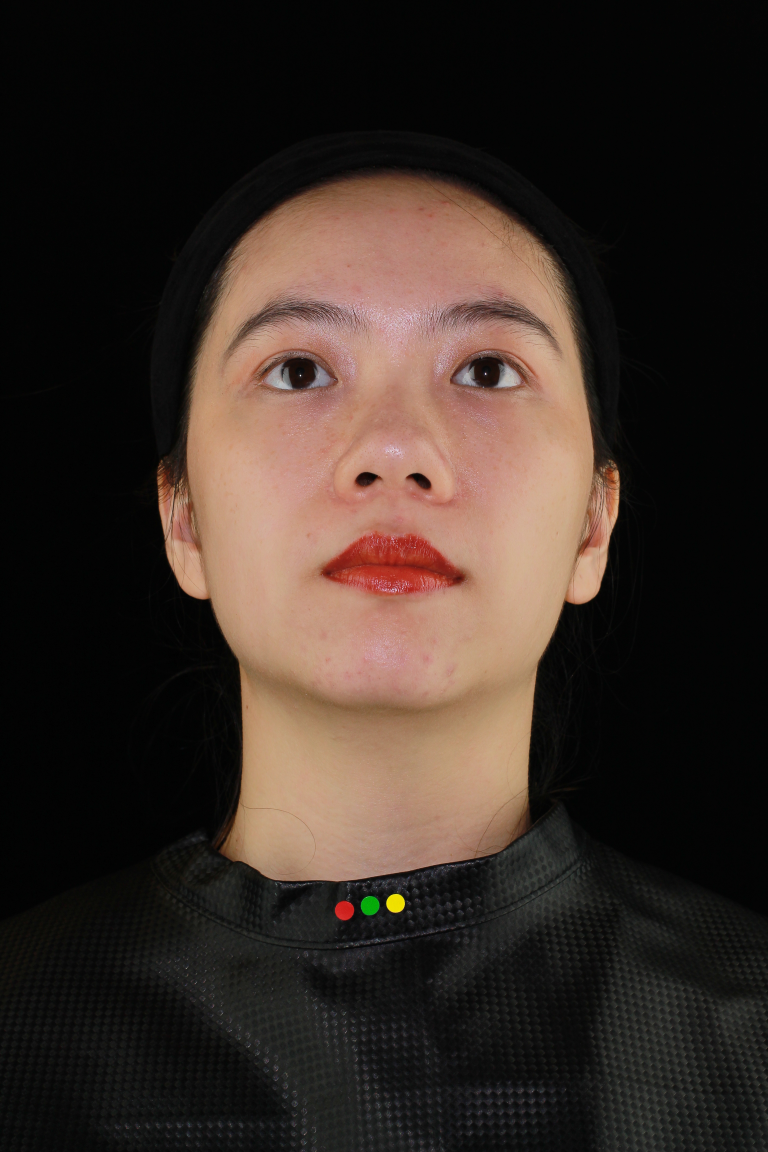
//> input picture UnitTest/FNew.jpg, 2304 x 3456 px (shown at 1/3 size)
$ ./UnitTest   (built with g++ and OpenCV 4, older OpenCV classes emulated)
//> lines starting //> are read from the running program, lines starting //| are printed output that depends on the picture; after the words box and inside, x2 and y2 are one past the last pixel; in counts of white or black regions, pixels touching at a corner belong together
### UnitTest/stdafx.h
// stdafx.h : 标准系统包含文件的包含文件，
// 或是经常使用但不常更改的
// 特定于项目的包含文件
//

#pragma once

#include "targetver.h"

#include <stdio.h>
#include <tchar.h>


// TODO: 在此处引用程序需要的其他头文件

### UnitTest/skin_analysis.cpp
#include "StdAfx.h"
#include "skin_analysis.h"
#include "image_process.h"
#include <iostream>
#include <string>
#include <sstream>

//default constructor
SkinAnalysis::SkinAnalysis() {
	m_src = cv::Mat();
	m_sigma_spot = 0;
	m_spot_binary_thresh = 0;
	m_spot_avg_thresh = 0;
	m_sigma_pore = 0;
	m_pore_thresh = 0;
	m_spot_binary_thresh = 0;
	m_spot_avg_thresh = 0;
	m_oill_thresh = 0;
	m_wrinkle_thresh = 0;
	m_acne_color_l = cv::Vec3b(0, 0, 0);
	m_acne_color_h = cv::Vec3b(0, 0, 0);
	m_blackhead_color_diff = 0.0;
	m_spot_area_l = 0;
	m_spot_area_h = 0;
	m_acne_area_l = 0;
	m_acne_area_h = 0;
	m_blackhead_area_l = 0;
	m_blackhead_area_h = 0;
	m_pts.clear();
	m_wrinkle_contours.clear();

	//init output value
	m_spot_num = 0;
	m_acne_num = 0;
	m_blackhead_num = 0;
	m_pore_num = 0;
	m_oill_percent = 0.0;
	m_oill_center_percent = 0.0;
	m_oill_face_percent = 0.0;
	m_wrinkle_len = 0;
	m_marionette_len = 0;
	m_nasolabial_len = 0;
	m_frown_len = 0;
	m_forehead_len = 0;
	m_eye_wrinkle_len = 0;
	m_complexion_number = 0;
	m_blackeye_level = 0;
}

//constructor list
// [24 lines left out: function SkinAnalysis, not called in this run]

//destructor
SkinAnalysis::~SkinAnalysis()
{

}

// [748 lines left out: functions setInputFacePoints, createGrayImg, createCGrayImg, splitImg, createHSVImg, createSpotMask and 15 more, not called in this run]


/*unify light*/
// [41 lines left out: functions reduceHighLight, increaseDark, not called in this run]


/*acne and spot detection*/
// [89 lines left out: function acneAndSpotDetect, not called in this run]

/*blackhead detection*/
// [201 lines left out: functions blackheadAndPoreDetect, oillDetect, not called in this run]


/*Retinal vessel extraction by matched filter with first-order derivative of Gaussian(MF-FDOG)*/

/* hessian2D
* Dxx、Dxy、Dyy is double type
*/
// [68 lines left out: functions hessian2D, logical, not called in this run]

/* eig2image
* input: Dxx、Dxy、Dyy
* output:Lambda1、Lambda2、Ix、Iy
*
*/
// [214 lines left out: functions eig2image, createSigma, maxAmplitude, frangiFilter2D, frangiFilter2D, not called in this run]


/**
* @brief 对输入图像进行细化,骨骼化
* @param src为输入图像,用cvThreshold函数处理过的8位灰度图像格式，元素中只有0与1,1代表有元素，0代表为空白
* @param maxIterations限制迭代次数，如果不进行限制，默认为-1，代表不限制迭代次数，直到获得最终结果
* @return 为对src细化后的输出图像,格式与src格式相同，元素中只有0与1,1代表有元素，0代表为空白
*/
// [116 lines left out: function thinImage, not called in this run]


#if 0//用一个mask进行皱纹检测
void SkinAnalysis::wrinkleDetect(cv::Mat &gray_img)
{
	//three court five eyes
	int h = ((m_pts[7].y - m_pts[21].y) + (m_pts[9].y - m_pts[22].y)) / 4;
	int w = (m_pts[16].x - m_pts[0].x) / 5;
	int roi_x = m_pts[0].x;
	int roi_y = (m_pts[21].y - h > 0) ? m_pts[21].y - h : 0;
	cv::Mat gray_roi = gray_img(cv::Rect(roi_x, roi_y, 5 * w, 3 * h));
#ifdef SKIN_ANALYSIS_DEBUG
	cv::imwrite(file_path + "wrinkle_0_roi.jpg", gray_roi);
#endif

	//filter
	cv::Mat filter;
	cv::medianBlur(gray_roi, filter, 5);
	cv::GaussianBlur(filter, filter, cv::Size(3, 3), 0);
#ifdef SKIN_ANALYSIS_DEBUG
	cv::imwrite(file_path + "wrinkle_1_filter.jpg", filter);
#endif

	//sharp image
	cv::Mat sharp_img;
	cv::Mat tophat;
	cv::Mat blackhat;
	cv::Mat element = getStructuringElement(cv::MORPH_CROSS, cv::Size(7, 7));
	cv::morphologyEx(filter, tophat, cv::MORPH_TOPHAT, element);
	cv::morphologyEx(filter, blackhat, cv::MORPH_BLACKHAT, element);
	sharp_img = filter + tophat - blackhat;
#ifdef SKIN_ANALYSIS_DEBUG
	cv::imwrite(file_path + "wrinkle_2_sharp.jpg", sharp_img);
#endif

	//frangi filter
	cv::Mat f_gray;
	sharp_img.convertTo(f_gray, CV_32FC1);
	cv::Mat f_frangi;
	//std::vector<double> sigmas = createSigma(1, 0.5, 2);
	//frangiFilter2D(f_gray, f_frangi, sigmas, 0.5, 15);
	std::vector<float> sigmas = createSigma(1, 1, 3);
	frangiFilter2D(f_gray, f_frangi, sigmas, 1, 15);
	cv::Mat frangi;
	f_frangi.convertTo(frangi, CV_8UC1, 255);
#ifdef SKIN_ANALYSIS_DEBUG
	cv::imwrite(file_path + "wrinkle_3_frangi.jpg", frangi);
#endif

	//restore image
	cv::Mat frangi_full = cv::Mat(gray_img.size(), CV_8UC1);
	cv::Mat frangi_full_roi = frangi_full(cv::Rect(roi_x, roi_y, 5 * w, 3 * h));
	frangi.copyTo(frangi_full_roi);
#ifdef SKIN_ANALYSIS_DEBUG
	cv::imwrite(file_path + "wrinkle_4_frangi_full.jpg", frangi_full);
#endif

	//binary
	cv::Mat binary;
	cv::threshold(frangi_full, binary, m_wrinkle_thresh, 255, CV_8UC1);
#ifdef SKIN_ANALYSIS_DEBUG
	cv::imwrite(file_path + "wrinkle_5_binary.jpg", binary);
#endif

	//crop
	cv::Mat crop;
	binary.copyTo(crop, m_mask_wrinkle);
#ifdef SKIN_ANALYSIS_DEBUG
	cv::imwrite(file_path + "wrinkle_6_crop.jpg", crop);
#endif

	//morphology
	element = cv::getStructuringElement(cv::MORPH_CROSS, cv::Size(3, 3));
	//cv::morphologyEx(crop, crop, cv::MORPH_OPEN, element, cv::Point(-1, -1), 1);
	cv::morphologyEx(crop, crop, cv::MORPH_CLOSE, element, cv::Point(-1, -1), 1);
#ifdef SKIN_ANALYSIS_DEBUG
	cv::imwrite(file_path + "wrinkle_7_crop_morp.jpg", crop);
#endif

	//filtration
	std::vector<std::vector<cv::Point>> contours;
	cv::findContours(crop, contours, CV_RETR_LIST, CV_CHAIN_APPROX_NONE);
	cv::Mat filt = cv::Mat::zeros(m_src.size(), CV_8UC1);
	for (int j = 0; j < contours.size(); ++j) {
		double len = cv::arcLength(contours[j], true);
		double area = cv::contourArea(contours[j], false);
		cv::Point2f center;
		float radius = 0;
		cv::minEnclosingCircle(cv::Mat(contours[j]), center, radius);
		float percentage = area / (CV_PI*radius*radius);
		if (len > 30 && area <= 15 || percentage < 0.3 && area > 15) {
			cv::drawContours(filt, contours, j, cv::Scalar(255), -1);
		}
	}
#ifdef SKIN_ANALYSIS_DEBUG
	cv::imwrite(file_path + "wrinkle_8_filt.jpg", filt);
#endif

	//thin image
	cv::threshold(filt, filt, 10, 1, cv::THRESH_BINARY);
	cv::Mat thin = thinImage(filt);
	thin = thin * 255;
#ifdef SKIN_ANALYSIS_DEBUG
	cv::imwrite(file_path + "wrinkle_9_thin.jpg", thin);
#endif

	//draw image
	m_wrinkle_len = cv::countNonZero(thin);
	m_src.copyTo(m_wrinkle_img);
	cv::Mat color = cv::Mat(m_src.size(), CV_8UC3, cv::Scalar(0, 255, 0));
	cv::Mat w_mask;
	thin.copyTo(w_mask);
	//element = cv::getStructuringElement(cv::MORPH_CROSS, cv::Size(3, 3));
	//cv::morphologyEx(w_mask, w_mask, cv::MORPH_DILATE, element, cv::Point(-1, -1), 1);
	color.copyTo(m_wrinkle_img, w_mask);
//#ifdef SKIN_ANALYSIS_DEBUG
//	cv::imwrite(file_path + "m_wrinkle_img.bmp", m_wrinkle_img);
//#endif

}
#endif

//分区域皱纹检测
// [457 lines left out: functions wrinkleDetect, complexionClassify, blackEyeRecognize, emboss, textureDetect, analysis, not called in this run]

### UnitTest/UnitTest.cpp
// UnitTest.cpp : 定义控制台应用程序的入口点。
//

#include "stdafx.h"
#include "cv.h"
#include "highgui.h"
#include "skin_analysis.h"
using namespace cv;
int _tmain(int argc, _TCHAR* argv[])
{
	Mat pic;
	cvNamedWindow("原图",0);
//	pic = imread("RNew.jpg");
	pic = imread("FNew.jpg");
//> pic is the input picture: 3456 rows x 2304 cols, CV_8UC3; mean B, G, R 38.2, 45, 57.1

	if (!pic.empty())
	{
		imshow("原图", pic);
	}


	//斑点检测
	SkinAnalysis spot;
	Mat hsvImg;
	vector<Mat> mChannels;
	vector<Mat> mHSVChannels;
	split(pic, mChannels);
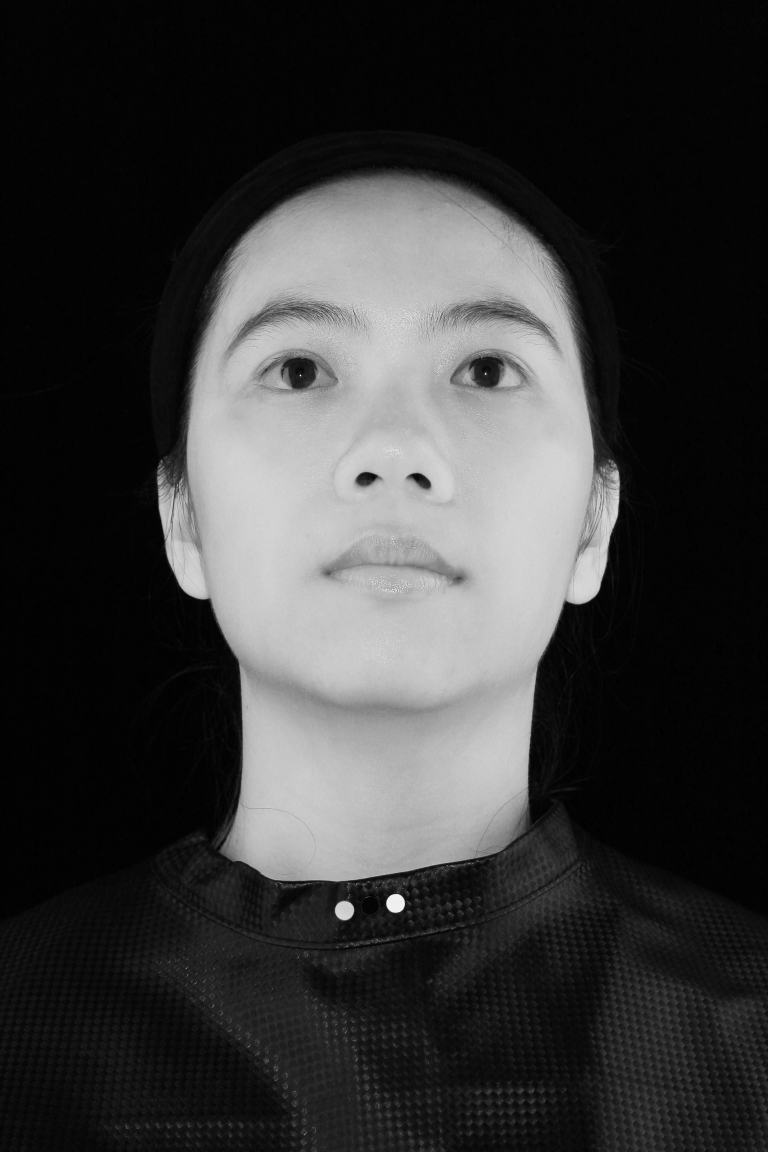
//> mChannels[2]: 3456 rows x 2304 cols, CV_8UC1 (shown at 1/3 size); min 0, max 255, mean 57.1
	Mat mat_blue;
	Mat mat_green;
	Mat mat_red;
	mat_green = mChannels[1];
	mat_red = mChannels[2];
	mat_blue = mChannels[0];
	//spot.acneAndSpotDetect(mat_blue);
	Mat greenPoint =Mat::zeros( mat_blue.rows, mat_blue.cols, CV_8UC1);
	Mat yellowPoint = Mat::zeros( mat_blue.rows, mat_blue.cols, CV_8UC1);
	Mat redPoint = Mat::zeros(mat_blue.rows, mat_blue.cols, CV_8UC1);
	for (int i=0; i<mat_blue.rows; i++)
	{
		for(int j=0 ; j<mat_blue.cols; j++)
		{
			if (mat_green.at<uchar>(i ,j)>130 && mat_red.at<uchar>(i, j)<50&&mat_blue.at<uchar>(i, j)<50)
			{
				greenPoint.at<uchar>(i, j) = 255;
			}
			if (mat_red.at<uchar>(i, j)>200 && mat_green.at<uchar>(i,j)>200&&mat_blue.at<uchar>(i,j)<50)
			{
				yellowPoint.at<uchar>(i, j) = 255;
			}
			if (mat_red.at<uchar>(i,j)>150 && mat_green.at<uchar>(i,j)<80 && mat_blue.at<uchar>(i,j)<80 && j<mat_blue.cols/3)
			{
				redPoint.at<uchar>(i,j) = 255;
			}
		}
	}
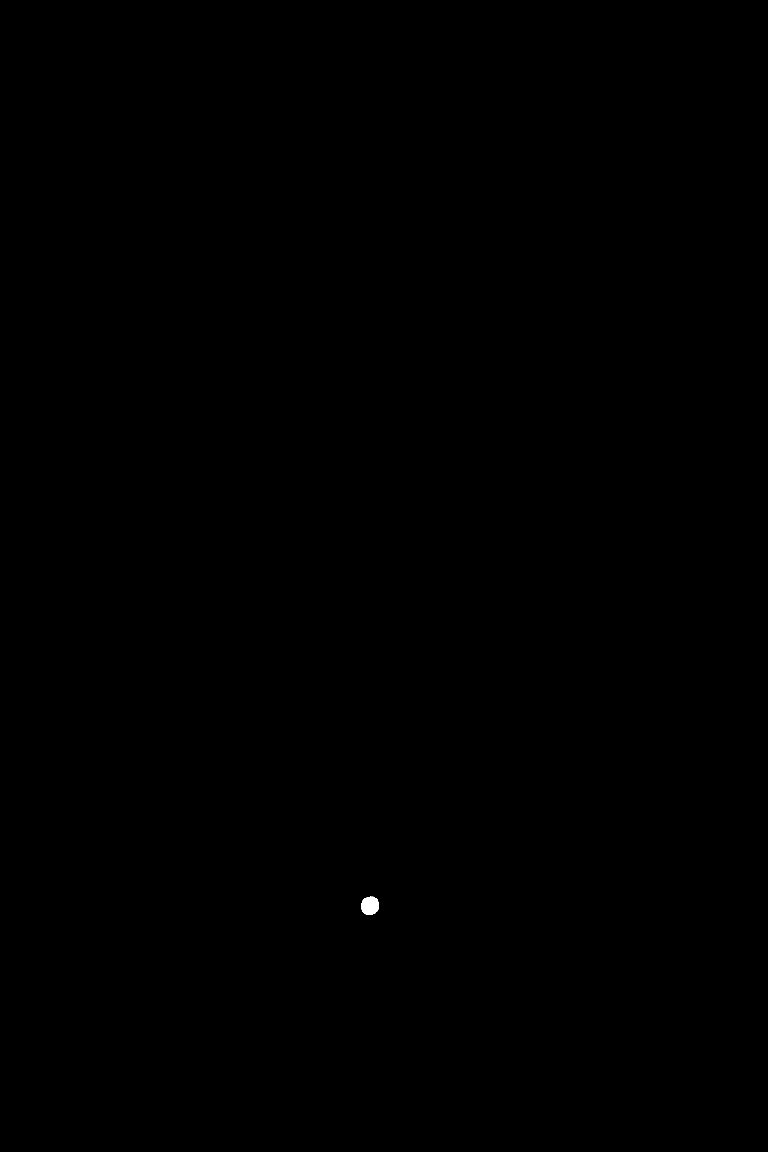
//> greenPoint: 3456 rows x 2304 cols, CV_8UC1 (shown at 1/3 size); 0.03% white; 1 white region, box (x1, y1, x2, y2) and area: (1083, 2690, 1137, 2745) 2336
//> yellowPoint: 3456 rows x 2304 cols, CV_8UC1; 0.03% white; 1 white region, box (x1, y1, x2, y2) and area: (1159, 2683, 1213, 2736) 2255
//> redPoint: 3456 rows x 2304 cols, CV_8UC1; 0% white in thin lines or dots, all inside (x1, y1, x2, y2) = (488, 1109, 768, 1575)
	cvNamedWindow("绿点", 0);
	imshow("绿点", greenPoint);
	imwrite("黄点检测.jpg", yellowPoint);
	imwrite("绿点检测.jpg", greenPoint);
	Mat output = yellowPoint+greenPoint+redPoint;
//> output: 3456 rows x 2304 cols, CV_8UC1; 0.06% white; 18 white regions (16 under 20 px), largest, box (x1, y1, x2, y2) and area: (1083, 2690, 1137, 2745) 2336, (1159, 2683, 1213, 2736) 2255
	imwrite("out.jpg", output);
	vector<Vec3f> cir;
	vector<int> dist;
	HoughCircles(output, cir, CV_HOUGH_GRADIENT, 1, 50, 100, 15, 20, 100 );
//> cir = 2 circles (x, y, radius): [1107.5, 2715.5, 28.5], [1186.5, 2710.5, 27.5]
	std::cout<<"circle size"<<cir.size()<<std::endl;
//| circle size2
	for (int i=0; i<cir.size(); i++)
	{
		circle(pic, Point(cir[i][0], cir[i][1]), cir[i][2], Scalar(255,0,0), 1, 8);

	}
//> this loop made 2 passes

	if (cir.size()==3)
	{
	}
	imwrite("hough.jpg", pic);
	cv::Mat logh_binary;
	cv::threshold(mat_red, logh_binary, 120,255, CV_8UC1);
//> logh_binary: 3456 rows x 2304 cols, CV_8UC1; 25.8% white; 887 white regions (833 under 20 px), largest, box (x1, y1, x2, y2) and area: (475, 552, 1859, 2644) 2039971, (1005, 2703, 1062, 2761) 2600, (1159, 2682, 1215, 2738) 2520
	cvtColor(pic, hsvImg, CV_BGR2HSV);
//> hsvImg: 3456 rows x 2304 cols, CV_8UC3; mean H, S, V 25, 49, 57.6
	split(hsvImg, mHSVChannels);
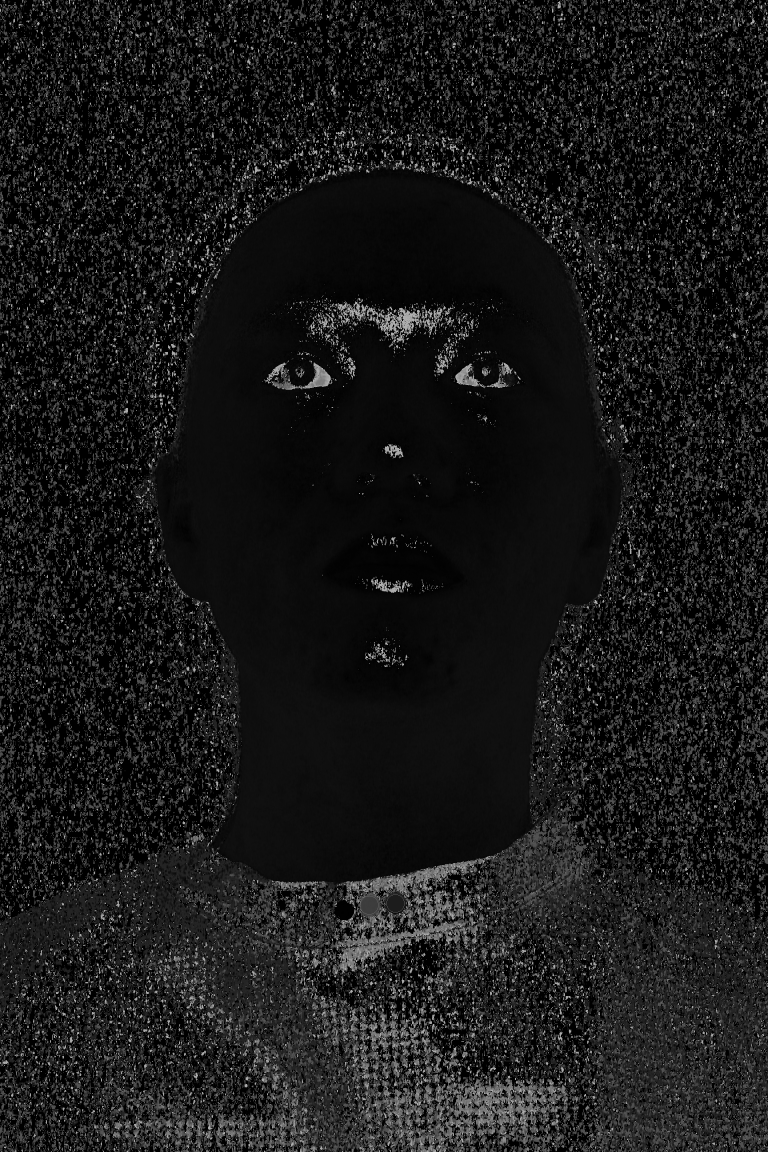
//> mHSVChannels[0]: 3456 rows x 2304 cols, CV_8UC1 (shown at 1/3 size); min 0, max 179, mean 25
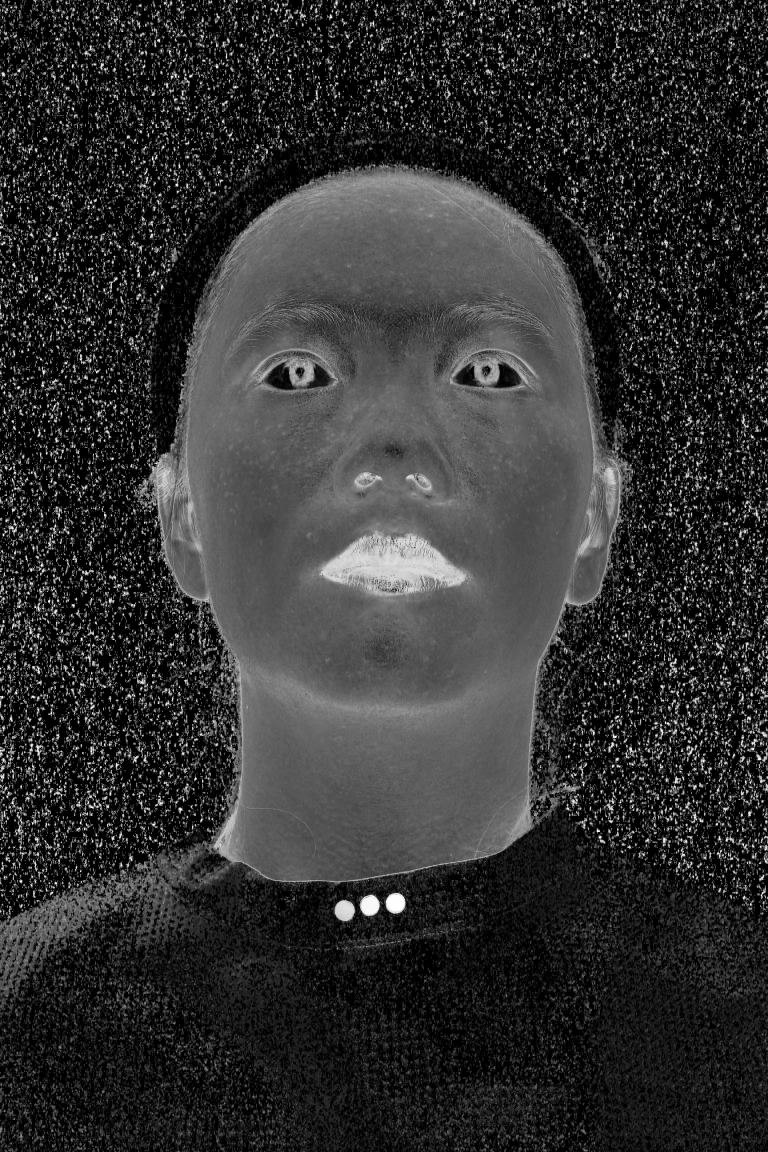
//> mHSVChannels[1]: 3456 rows x 2304 cols, CV_8UC1 (shown at 1/3 size); min 0, max 255, mean 49
	cvNamedWindow("red", 0);
	cvNamedWindow("green", 0);
	cvNamedWindow("blue", 0);
	cvNamedWindow("H", 0);
	cvNamedWindow("S", 0);
	cvNamedWindow("V", 0);
	imshow("red", mat_red);
	imshow("green", mat_green);
	imshow("blue", mat_blue);
	imshow("H", mHSVChannels[0]);
	imshow("S", mHSVChannels[1]);
	imshow("V", mHSVChannels[2]);

	//cv::threshold(mHSVChannels[2], logh_binary, 100, 255, CV_8UC1);
//	imshow("V", logh_binary);

	SimpleBlobDetector::Params params;
	params.minThreshold = 10;
	params.maxThreshold = 200;

	params.filterByArea = true;
	params.minArea = 10;
	params.maxArea = 6000;

	params.filterByCircularity = true;
	params.minCircularity = 0.5;

	params.filterByConvexity = false;
	params.minConvexity = 0.9;

	params.filterByInertia = false;
	params.maxInertiaRatio = 0.5;


	SimpleBlobDetector detertor(params);
	vector<KeyPoint> keypoints;

	detertor.detect( output, keypoints);
//> keypoints = 0 keypoints

	Mat img_keypoints;
	drawKeypoints( output, keypoints, img_keypoints, Scalar(0,0,255), DrawMatchesFlags::DRAW_RICH_KEYPOINTS);


	for (int i=0; i<keypoints.size(); i++)
	{
		std::cout<<i<<"_"<<keypoints.at(i).pt.x<<"_"<<keypoints.at(i).pt.y<<std::endl;
	}
//> this loop made 0 passes
	imshow("V", img_keypoints);
	imwrite("0311-1A_Mergeblob.jpg", img_keypoints);


	waitKey(0);


	return 0;
}
